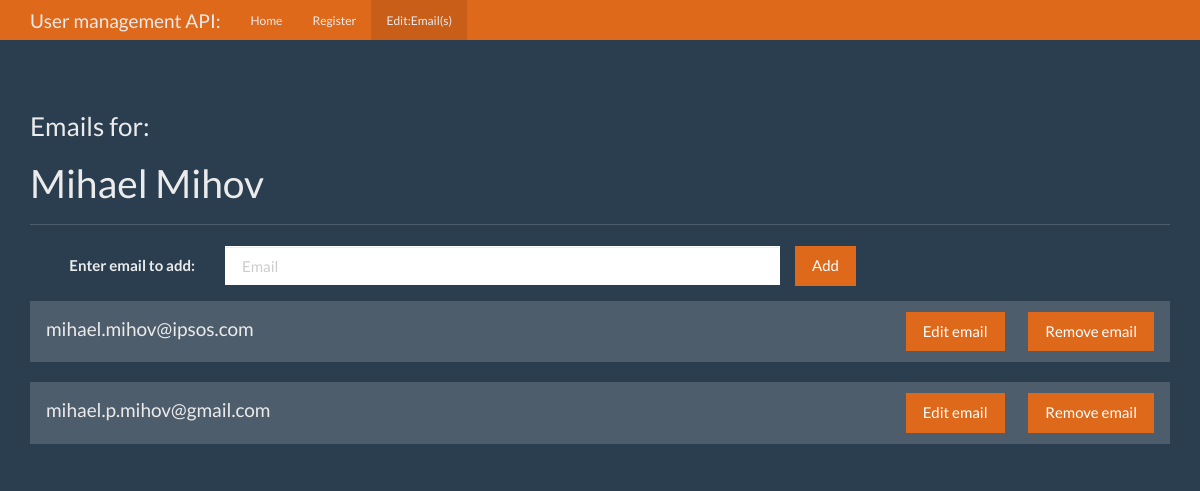
The page /emailcontrol/1 on the database as committed earlier.
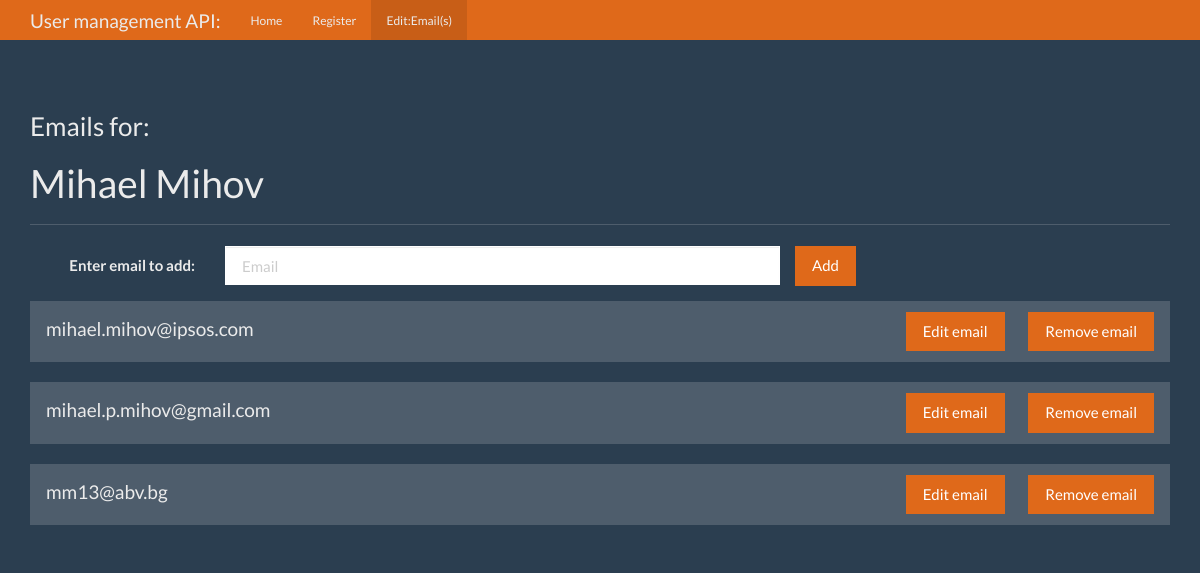
The same page on the database as committed later.
### app.py (models this page shows)
class Emaildb(db.Model):
    id = db.Column(db.Integer, primary_key=True)
    email = db.Column(db.String(120), nullable=False)
    user_id = db.Column(db.Integer, db.ForeignKey('users.id'))

### app.py (the view, shortened to what this page needs)
@app.route('/emailcontrol/<user_id>/<delete_email>', methods=['GET', 'POST'])
@app.route('/emailcontrol/<user_id>', methods=['GET', 'POST'], defaults={'delete_email': ''})
def emailcontrol(user_id,delete_email):
    user=Users.query.filter(Users.id == user_id).first()
    if request.method == 'GET':
        return render_template('emailcontrol.html', user=user)

### app.py (called while the page is built)
    def __repr__(self):
        return '<User %r>' % self.username

### templates/emailcontrol.html (shortened to what this page needs)
{% extends "base.html" %}
  {% block body %}
    <nav class="navbar navbar-inverse navbar-fixed-top">
      <div class="container">
        <div class="navbar-header">
          <a class="navbar-brand" href="{{ url_for('index') }}">User management API:</a>
        </div>
        <div id="navbar" class="navbar-nav mr-auto">
          <ul class="nav navbar-nav">
            <li><a href="{{ url_for('index') }}">Home</a></li>
            <li><a href="{{ url_for('register') }}">Register</a></li>
            <li class="active"><a>Edit:Email(s)</a></li>
          </ul>
        </div>
      </div>
    </nav>
    <div class="container theme-showcase" role="main">
      <div class="page-header">
        <h3>Emails for:</h3><h1>{{user.firstname}} {{user.lastname}}</h1>
      </div>
      <form class="form-horizontal" method="POST" action="{{ url_for('emailcontrol', user=user, user_id=user.id) }}">
        <fieldset>
          <div class="form-group">
            <label for="find_user" class="col-lg-2 control-label" style="font-size: 1em;">Enter email to add:</label>
            <div>
              <div class="col-lg-6" style="float: left;"><input type="text" class="form-control" name="email" placeholder="Email" value="{{ old_email }}"></div>
              <div><button type="submit" class="btn btn-primary">Add</button></div>
            </div>
          </div>
        </fieldset>
      </form>
      {% for email in user.emails.all() %}
      <div class="row">
        <div class="col-lg-12">
          <div class="list-group">
            <div class="list-group-item">
              <table style="width: 100%;">
                <tr>
                  <td style="width: 45%;">
                    <h4 class="list-group-item-heading">{{ email.email }}</h4>
                  </td>
                  <td style="width: 13%;">
                    <a href="{{ url_for('editemail', user_id=user.id, edit_email=email.id) }}"  class="btn btn-primary">Edit email</a>
                    <a href="{{ url_for('emailcontrol', user_id=user.id, delete_email=email.email) }}"  class="btn btn-primary" style="float: right;">Remove email</a>
                  </td>
                </tr>
              </table>
            </div>
          </div>
        </div>
      </div>
      {% endfor %}
    </div>
  {% endblock %}

Rows that differ between the two databases and show on the page:
added Emaildb: email "mm13@abv.bg"
